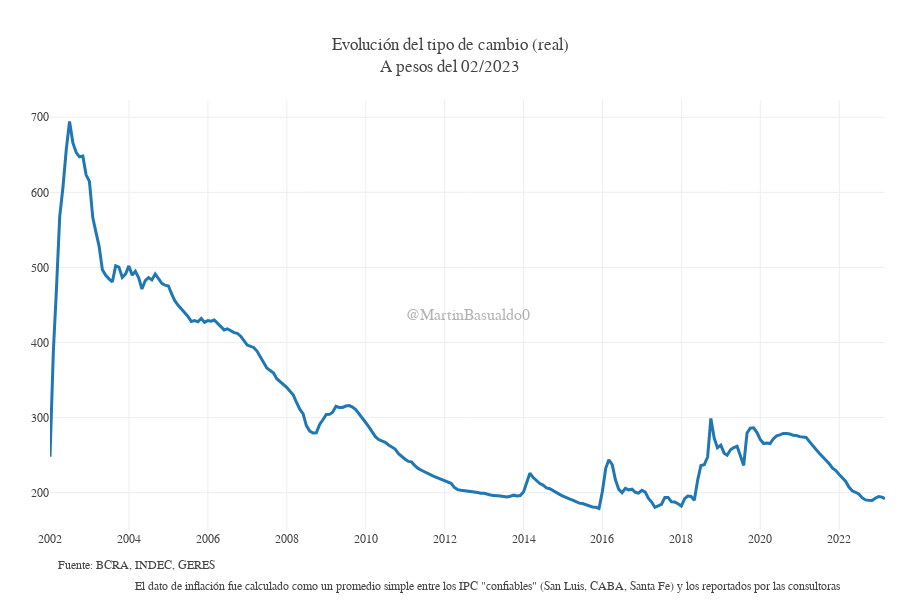

Notebook code for this chart:
### Code cell
driver = sc.inicio_driver(cs.indec_ipc_link)
tcr.scrap_ipc(driver)
tcr.calcula_deva_real()
tcr.devaluacion_real_plot()

### Figure 1 — Plotly figure (JSON) as saved in the notebook; plotly's stock layout.template omitted (floating-point values rounded to 4 significant figures; data arrays with more than 128 entries replaced by an {"elided": "..."} marker saying what was removed)
{"data": [{"line": {"width": 3}, "mode": "lines", "name": "TC real", "type": "scatter", "x": {"elided": "255 str values"}, "y": {"elided": "255 float values"}}], "layout": {"annotations": [{"font": {"size": 12}, "showarrow": false, "text": "Fuente: BCRA, INDEC, GERES", "x": 0.2, "xanchor": "right", "xref": "paper", "xshift": 0, "y": -0.1, "yanchor": "auto", "yref": "paper", "yshift": 0}, {"font": {"size": 12}, "showarrow": false, "text": "El dato de inflación fue calculado como un promedio simple entre los IPC \"confiables\" (San Luis, CABA, Santa Fe) y los reportados por las consultoras", "x": 0.949, "xanchor": "right", "xref": "paper", "xshift": 0, "y": -0.15, "yanchor": "auto", "yref": "paper", "yshift": 0}, {"font": {"family": "arial", "size": 16}, "opacity": 0.4, "showarrow": false, "text": "@MartinBasualdo0", "x": 0.5, "xref": "paper", "y": 0.5, "yref": "paper"}], "font": {"family": "Georgia"}, "height": 600, "legend": {"orientation": "h", "x": 0.36, "xanchor": "left", "y": 1.05, "yanchor": "top"}, "margin": {"b": 70, "l": 50, "r": 15}, "separators": ",.", "title": {"text": "Evolución del tipo de cambio (real)<br>A pesos del 02/2023"}, "width": 900, "xaxis": {"dtick": "M24", "showgrid": true}}}
